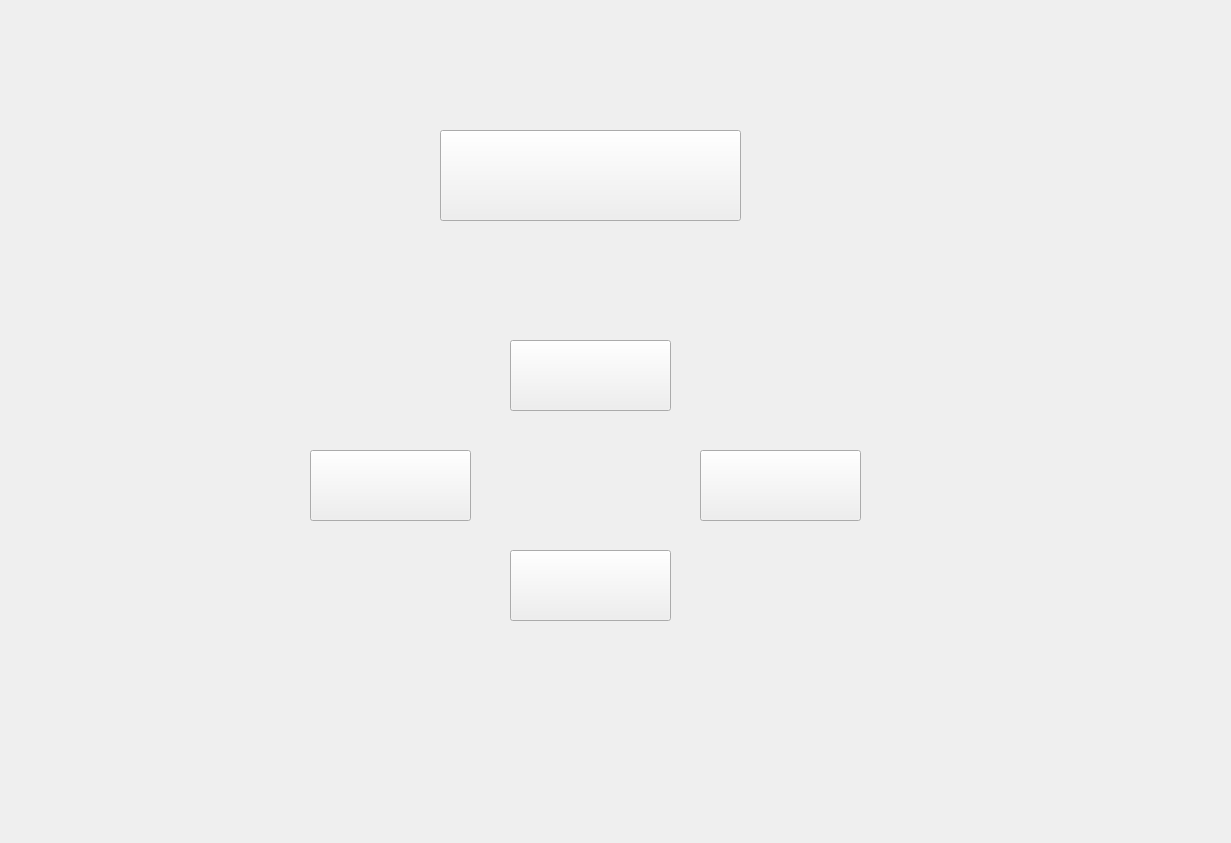
<?xml version="1.0" encoding="UTF-8"?>
<ui version="4.0">
 <class>Widget</class>
 <widget class="QWidget" name="Widget">
  <property name="geometry">
   <rect>
    <x>0</x>
    <y>0</y>
    <width>1231</width>
    <height>843</height>
   </rect>
  </property>
  <property name="windowTitle">
   <string>Widget</string>
  </property>
  <widget class="QPushButton" name="pushButton_target">
   <property name="geometry">
    <rect>
     <x>440</x>
     <y>130</y>
     <width>301</width>
     <height>91</height>
    </rect>
   </property>
   <property name="text">
    <string/>
   </property>
  </widget>
  <widget class="QPushButton" name="pushButton_left">
   <property name="geometry">
    <rect>
     <x>310</x>
     <y>450</y>
     <width>161</width>
     <height>71</height>
    </rect>
   </property>
   <property name="text">
    <string/>
   </property>
  </widget>
  <widget class="QPushButton" name="pushButton_down">
   <property name="geometry">
    <rect>
     <x>510</x>
     <y>550</y>
     <width>161</width>
     <height>71</height>
    </rect>
   </property>
   <property name="text">
    <string/>
   </property>
  </widget>
  <widget class="QPushButton" name="pushButton_right">
   <property name="geometry">
    <rect>
     <x>700</x>
     <y>450</y>
     <width>161</width>
     <height>71</height>
    </rect>
   </property>
   <property name="text">
    <string/>
   </property>
  </widget>
  <widget class="QPushButton" name="pushButton_up">
   <property name="geometry">
    <rect>
     <x>510</x>
     <y>340</y>
     <width>161</width>
     <height>71</height>
    </rect>
   </property>
   <property name="text">
    <string/>
   </property>
  </widget>
 </widget>
 <resources/>
 <connections/>
</ui>
